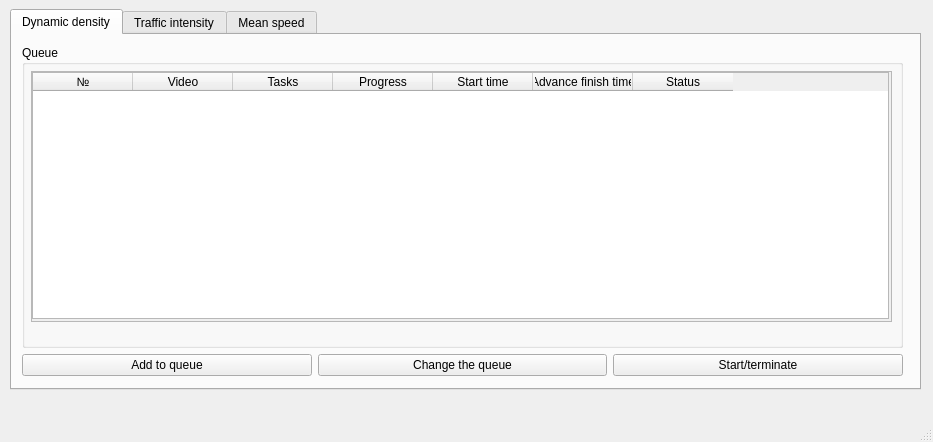
<?xml version="1.0" encoding="UTF-8"?>
<ui version="4.0">
 <class>MainWindow</class>
 <widget class="QMainWindow" name="MainWindow">
  <property name="geometry">
   <rect>
    <x>0</x>
    <y>0</y>
    <width>933</width>
    <height>442</height>
   </rect>
  </property>
  <property name="minimumSize">
   <size>
    <width>933</width>
    <height>442</height>
   </size>
  </property>
  <property name="windowTitle">
   <string>Ant behavior analyzer</string>
  </property>
  <widget class="QWidget" name="centralwidget">
   <property name="enabled">
    <bool>true</bool>
   </property>
   <property name="sizePolicy">
    <sizepolicy hsizetype="Expanding" vsizetype="Expanding">
     <horstretch>0</horstretch>
     <verstretch>0</verstretch>
    </sizepolicy>
   </property>
   <widget class="QTabWidget" name="tabWidget">
    <property name="geometry">
     <rect>
      <x>10</x>
      <y>9</y>
      <width>911</width>
      <height>381</height>
     </rect>
    </property>
    <property name="currentIndex">
     <number>0</number>
    </property>
    <widget class="QWidget" name="tab_1">
     <attribute name="title">
      <string>Dynamic density</string>
     </attribute>
     <widget class="QWidget" name="gridLayoutWidget">
      <property name="geometry">
       <rect>
        <x>10</x>
        <y>10</y>
        <width>881</width>
        <height>331</height>
       </rect>
      </property>
      <layout class="QGridLayout" name="gridLayout">
       <item row="1" column="2">
        <widget class="QPushButton" name="button_start_1">
         <property name="text">
          <string>Start/terminate</string>
         </property>
        </widget>
       </item>
       <item row="1" column="1">
        <widget class="QPushButton" name="button_change_1">
         <property name="text">
          <string>Change the queue</string>
         </property>
        </widget>
       </item>
       <item row="1" column="0">
        <widget class="QPushButton" name="button_add_1">
         <property name="text">
          <string>Add to queue</string>
         </property>
        </widget>
       </item>
       <item row="0" column="0" colspan="3">
        <widget class="QGroupBox" name="groupBox">
         <property name="title">
          <string>Queue</string>
         </property>
         <widget class="QScrollArea" name="scrollArea">
          <property name="geometry">
           <rect>
            <x>9</x>
            <y>26</y>
            <width>861</width>
            <height>251</height>
           </rect>
          </property>
          <property name="widgetResizable">
           <bool>true</bool>
          </property>
          <widget class="QWidget" name="scrollAreaWidgetContents">
           <property name="geometry">
            <rect>
             <x>0</x>
             <y>0</y>
             <width>857</width>
             <height>247</height>
            </rect>
           </property>
           <widget class="QTableWidget" name="tableWidget">
            <property name="geometry">
             <rect>
              <x>0</x>
              <y>0</y>
              <width>857</width>
              <height>247</height>
             </rect>
            </property>
            <property name="sizePolicy">
             <sizepolicy hsizetype="Fixed" vsizetype="Expanding">
              <horstretch>0</horstretch>
              <verstretch>0</verstretch>
             </sizepolicy>
            </property>
            <property name="focusPolicy">
             <enum>Qt::WheelFocus</enum>
            </property>
            <column>
             <property name="text">
              <string>№</string>
             </property>
            </column>
            <column>
             <property name="text">
              <string>Video</string>
             </property>
            </column>
            <column>
             <property name="text">
              <string>Tasks</string>
             </property>
            </column>
            <column>
             <property name="text">
              <string>Progress</string>
             </property>
            </column>
            <column>
             <property name="text">
              <string>Start time</string>
             </property>
            </column>
            <column>
             <property name="text">
              <string>Advance finish time</string>
             </property>
            </column>
            <column>
             <property name="text">
              <string>Status</string>
             </property>
            </column>
           </widget>
          </widget>
         </widget>
        </widget>
       </item>
      </layout>
     </widget>
    </widget>
    <widget class="QWidget" name="tab_2">
     <attribute name="title">
      <string>Traffic intensity</string>
     </attribute>
     <widget class="QWidget" name="gridLayoutWidget_2">
      <property name="geometry">
       <rect>
        <x>10</x>
        <y>10</y>
        <width>881</width>
        <height>331</height>
       </rect>
      </property>
      <layout class="QGridLayout" name="gridLayout_2">
       <item row="1" column="2">
        <widget class="QPushButton" name="button_start_2">
         <property name="text">
          <string>Start/terminate</string>
         </property>
        </widget>
       </item>
       <item row="1" column="1">
        <widget class="QPushButton" name="button_change_2">
         <property name="text">
          <string>Change the queue</string>
         </property>
        </widget>
       </item>
       <item row="1" column="0">
        <widget class="QPushButton" name="button_add_2">
         <property name="text">
          <string>Add to queue</string>
         </property>
        </widget>
       </item>
       <item row="0" column="0" colspan="3">
        <widget class="QGroupBox" name="groupBox_2">
         <property name="title">
          <string>Queue</string>
         </property>
         <widget class="QScrollArea" name="scrollArea_2">
          <property name="geometry">
           <rect>
            <x>9</x>
            <y>26</y>
            <width>861</width>
            <height>251</height>
           </rect>
          </property>
          <property name="widgetResizable">
           <bool>true</bool>
          </property>
          <widget class="QWidget" name="scrollAreaWidgetContents_2">
           <property name="geometry">
            <rect>
             <x>0</x>
             <y>0</y>
             <width>857</width>
             <height>247</height>
            </rect>
           </property>
           <widget class="QTableWidget" name="tableWidget_2">
            <property name="geometry">
             <rect>
              <x>0</x>
              <y>0</y>
              <width>857</width>
              <height>247</height>
             </rect>
            </property>
            <column>
             <property name="text">
              <string>№</string>
             </property>
            </column>
            <column>
             <property name="text">
              <string>Video</string>
             </property>
            </column>
            <column>
             <property name="text">
              <string>Tasks</string>
             </property>
            </column>
            <column>
             <property name="text">
              <string>Progress</string>
             </property>
            </column>
            <column>
             <property name="text">
              <string>Start time</string>
             </property>
            </column>
            <column>
             <property name="text">
              <string>Advance finish time</string>
             </property>
            </column>
            <column>
             <property name="text">
              <string>Status</string>
             </property>
            </column>
           </widget>
          </widget>
         </widget>
        </widget>
       </item>
      </layout>
     </widget>
    </widget>
    <widget class="QWidget" name="tab_3">
     <attribute name="title">
      <string>Mean speed</string>
     </attribute>
     <widget class="QWidget" name="gridLayoutWidget_3">
      <property name="geometry">
       <rect>
        <x>10</x>
        <y>10</y>
        <width>881</width>
        <height>331</height>
       </rect>
      </property>
      <layout class="QGridLayout" name="gridLayout_3">
       <item row="1" column="2">
        <widget class="QPushButton" name="button_start_3">
         <property name="text">
          <string>Start/terminate</string>
         </property>
        </widget>
       </item>
       <item row="1" column="1">
        <widget class="QPushButton" name="button_change_3">
         <property name="text">
          <string>Change the queue</string>
         </property>
        </widget>
       </item>
       <item row="1" column="0">
        <widget class="QPushButton" name="button_add_3">
         <property name="text">
          <string>Add to queue</string>
         </property>
        </widget>
       </item>
       <item row="0" column="0" colspan="3">
        <widget class="QGroupBox" name="groupBox_3">
         <property name="title">
          <string>Queue</string>
         </property>
         <widget class="QScrollArea" name="scrollArea_3">
          <property name="geometry">
           <rect>
            <x>9</x>
            <y>26</y>
            <width>861</width>
            <height>251</height>
           </rect>
          </property>
          <property name="widgetResizable">
           <bool>true</bool>
          </property>
          <widget class="QWidget" name="scrollAreaWidgetContents_3">
           <property name="geometry">
            <rect>
             <x>0</x>
             <y>0</y>
             <width>857</width>
             <height>247</height>
            </rect>
           </property>
           <widget class="QTableWidget" name="tableWidget_3">
            <property name="geometry">
             <rect>
              <x>0</x>
              <y>0</y>
              <width>857</width>
              <height>247</height>
             </rect>
            </property>
            <column>
             <property name="text">
              <string>№</string>
             </property>
            </column>
            <column>
             <property name="text">
              <string>Video</string>
             </property>
            </column>
            <column>
             <property name="text">
              <string>Tasks</string>
             </property>
            </column>
            <column>
             <property name="text">
              <string>Progress</string>
             </property>
            </column>
            <column>
             <property name="text">
              <string>Start time</string>
             </property>
            </column>
            <column>
             <property name="text">
              <string>Advance finish time</string>
             </property>
            </column>
            <column>
             <property name="text">
              <string>Status</string>
             </property>
            </column>
           </widget>
          </widget>
         </widget>
        </widget>
       </item>
      </layout>
     </widget>
    </widget>
   </widget>
  </widget>
  <widget class="QMenuBar" name="menubar">
   <property name="geometry">
    <rect>
     <x>0</x>
     <y>0</y>
     <width>933</width>
     <height>30</height>
    </rect>
   </property>
  </widget>
  <widget class="QStatusBar" name="statusbar"/>
 </widget>
 <resources/>
 <connections/>
</ui>
